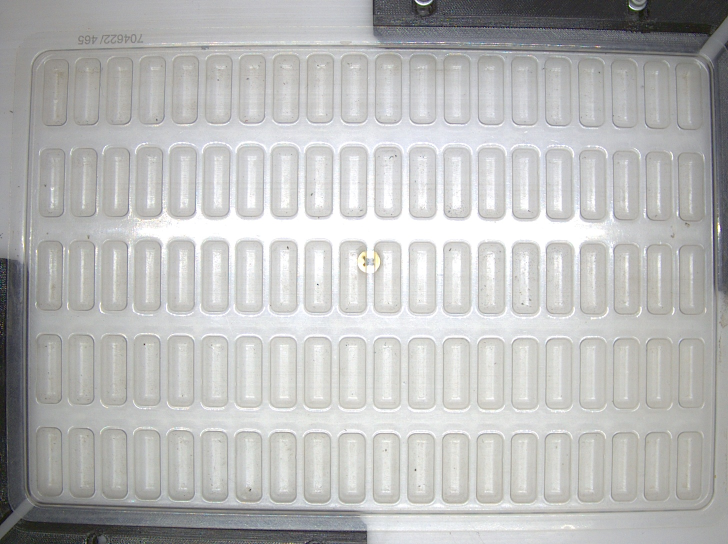
#> input picture docs/asset/empty.jpg, 1456 x 1088 px (shown at 1/2 size)
$ python -i uitls.py   (imports and definitions only)
#> lines starting #> are read from the running program, lines starting #| are printed output that depends on the picture; after the words box and inside, x2 and y2 are one past the last pixel; in counts of white or black regions, pixels touching at a corner belong together
#> further down, picture is the input picture: shape (1088, 1456, 3); mean B, G, R 185.1, 185.8, 185.4
import math
import numpy as np
import cv2
from sklearn.cluster import KMeans

KS = 15

def get_distance(p1, p2):
    x1, y1 = p1
    x2, y2 = p2

    return math.sqrt((x2 - x1) ** 2 + (y2 - y1) ** 2)

def get_angle(p1, p2):
    x1, y1 = p1
    x2, y2 = p2

    angulo_rad = np.arctan2(y1 - y2, x2 - x1)
    angulo_deg = np.degrees(angulo_rad)

    # Convertendo para um ângulo entre 0 e 360
    angulo_positivo = (angulo_deg + 360) % 360

    return angulo_positivo

class feature:
    def __init__(self, center, area, angle, anchor, mask=None) -> None:
        self.center = center
        self.area = area
        self.anchor = anchor
        self.angle = angle
        self.mask = mask

    # [4 lines left out: function __str__, not called in this run]

    def __repr__(self) -> str:
        return self.__str__()


def get_features(i, max_area=5000, min_area=100)->[feature]:

#> called with max_area = 5000, min_area = 100
    gray = cv2.cvtColor(i, cv2.COLOR_BGR2GRAY)
    blur = cv2.GaussianBlur(gray, (KS,KS), 0)
    _, img = cv2.threshold(blur,0, 255, cv2.THRESH_BINARY_INV | cv2.THRESH_OTSU)
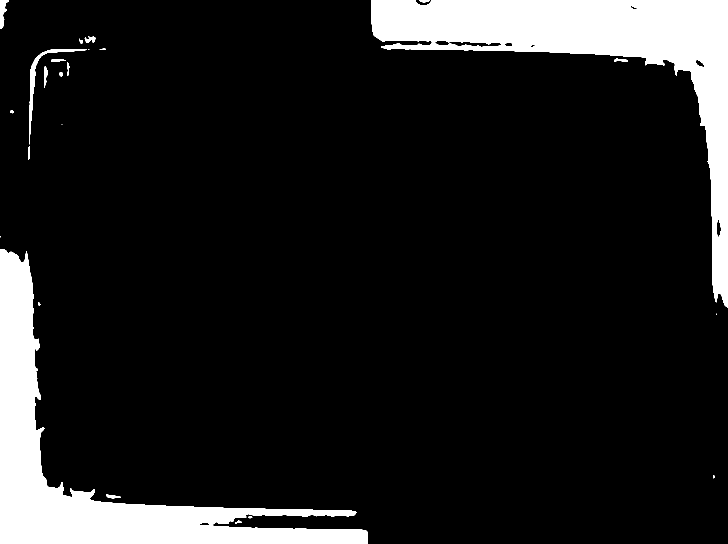
#> img: shape (1088, 1456) (shown at 1/2 size); 11.7% white; 24 white regions (6 under 20 px)

    c, _ = cv2.findContours(img, cv2.RETR_TREE, cv2.CHAIN_APPROX_SIMPLE)
#> c = 32 contours, 10 with area under 20; largest, box (x1, y1, x2, y2) and area: (742, 0, 1456, 615) 95131, (0, 498, 735, 1088) 85440, (58, 98, 174, 289) 1236, (869, 80, 1003, 95) 990, (0, 0, 18, 58) 466
    c = filter(lambda x: min_area < cv2.contourArea(x) < max_area, c)

    features = []
    for contour in c:
        M = cv2.moments(contour)

        Cx = int(M["m10"] / M["m00"])
        Cy = int(M["m01"] / M["m00"])
        try:

            ellipse = cv2.fitEllipse(contour)

            (x, y), (MA, ma), angle = ellipse
            angle_rad = np.deg2rad(angle)
            cos_angle = np.cos(angle_rad)
            sin_angle = np.sin(angle_rad)

            A = (int(x - sin_angle * ma / 2), int(y + cos_angle * ma / 2))
            B = (int(x + sin_angle * ma / 2), int(y - cos_angle * ma / 2))

            if get_distance(A, (Cx,Cy)) < get_distance(B, (Cx,Cy)):
                P2 = A
            else:
                P2 = B

            features.append(
                feature(
                    (Cx,Cy),
                    cv2.contourArea(contour),
                    get_angle((Cx,Cy), P2),
                    P2,
                    img
                )
            )
        except Exception:
            features.append(
                feature(
                    (Cx,Cy),
                    0,#cv2.contourArea(contour),
                    0,#get_angle((Cx,Cy), P2),
                    (0,0),#P2,
                    img
                )
            )
#> this loop made 9 passes
#> (Cx, Cy, x, y, MA, ma, angle, angle_rad) on passes 2, 4, 6, 7, 8, 9: (90, 149, 77.8, 168.2, 23.84, 75.55, 17.41, 0.304), (180, 78, 180.1, 78.6, 12.11, 21.52, 85.37, 1.49), (1399, 127, 1399.1, 126.9, 9.26, 22.91, 127.9, 2.23), (1017, 88, 1017.3, 88.76, 8.94, 15.76, 91.56, 1.6), (934, 87, 933.7, 87.14, 10.28, 144.5, 91.83, 1.6), (4, 23, 8.02, 28.98, 24.87, 44.31, 0, 0)
#> (Cx, Cy, x, y, MA, ma, angle, angle_rad) on passes 1, 3, 5: (224, 992, 225, 992.9, 5.85, 30.84, 96.99, 1.69), (79, 153, 64.37, 100.4, 51.9, 57.4, 44.78, 0.782), (1436, 456, 1436.7, 456.6, 9.53, 33.52, 178.6, 3.12)
#> after the loop, features = 9 items
    return features

# [16 lines left out: functions draw_features, draw_ok_nok, not called in this run]

def draw_roi(i, roi):
    cv2.rectangle(i, (0,0), roi[2::], (255,255,255), 3)


# [43 lines left out: functions divide_img_blocks, calculate_roi_coordinates, calculate_average_coordinates, auto_canny, not called in this run]

# [3 lines not run here, left out]

>>> import cv2
>>> picture = cv2.imread('docs/asset/empty.jpg')
>>> result = get_features(picture)
#> result = 9 items

$ run again, on docs/asset/frame.jpg
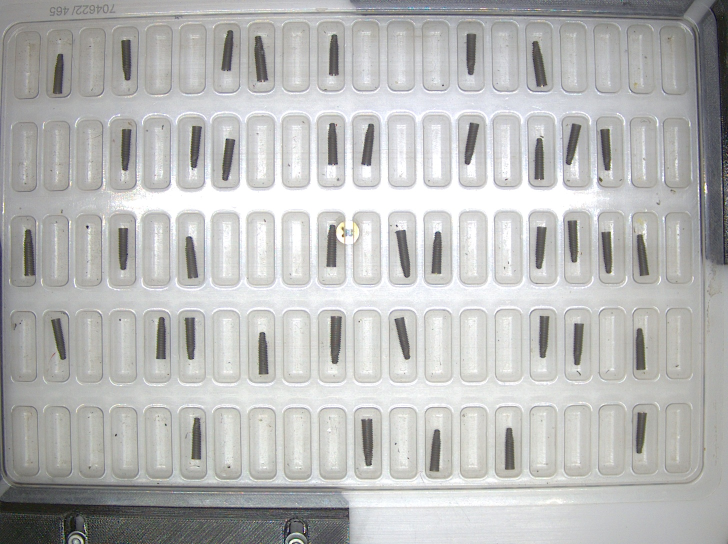
#> input picture docs/asset/frame.jpg, 1456 x 1088 px (shown at 1/2 size)
#> picture is the input picture: shape (1088, 1456, 3); mean B, G, R 183.8, 184.7, 184.3
#> in get_features, `_, img = cv2.threshold(blur,0, 255, cv2.THRESH_BINARY_INV | cv2.THRESH..`:
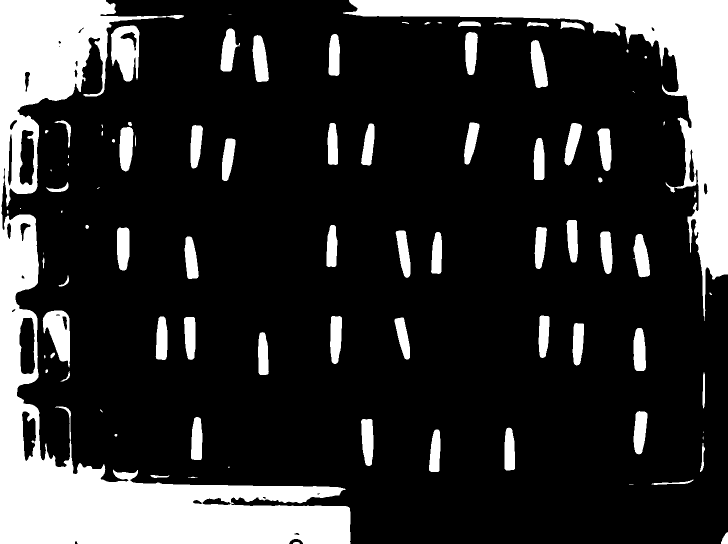
#> img: shape (1088, 1456) (shown at 1/2 size); 20% white; 92 white regions (19 under 20 px)
#> c = 118 contours, 30 with area under 20; largest, box (x1, y1, x2, y2) and area: (0, 0, 701, 1088) 173013, (686, 0, 1456, 642) 74964, (222, 51, 279, 163) 4680, (85, 621, 140, 735) 3678, (38, 634, 71, 749) 3068
#> the loop in get_features, `for contour in c:` made 61 passes
#> (Cx, Cy, x, y, MA, ma, angle, angle_rad) on passes 1, 2, 3, 5, 8, 9, 10, 11: (1450, 1078, 1451.7, 1078.9, 13.71, 35.51, 26.41, 0.461), (1346, 965, 1347, 963.6, 9.97, 76.7, 85.87, 1.5), (1404, 916, 1404, 915.1, 8.44, 52.49, 3.79, 0.0662), (1018, 900, 1018.4, 902.3, 21.8, 95.99, 179.1, 3.13), (1279, 862, 1279.9, 860.6, 24.12, 97.31, 5, 0.0872), (1407, 781, 1407.4, 780.1, 5.1, 71.94, 0.798, 0.0139), (525, 709, 525.9, 714.9, 20.76, 105.1, 178.2, 3.11), (1278, 701, 1278.9, 705.9, 23.92, 106.9, 178.5, 3.12)
